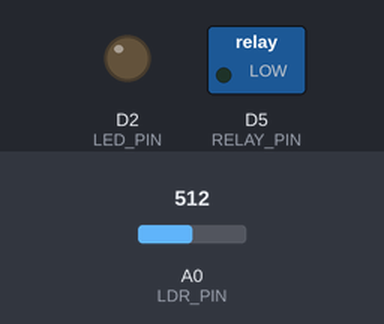
Recording of a sketch running on a simulated ESP8266 (NodeMCU). Parts: switched loads named in the sketch (green lamp = pin HIGH), output pins drawn as LEDs (lit = HIGH). Inputs (shaded band) come from the test bench; at power-on: A0 (LDR_PIN) = 512. WiFi joins after 1.5 s; servers stay silent unless stated; uploads are accepted with an empty reply; what the sketch prints to the serial monitor is not drawn.

Above: at 2.7 s.
2.8 s: A0 (LDR_PIN) set to 485
At 5.0 s:
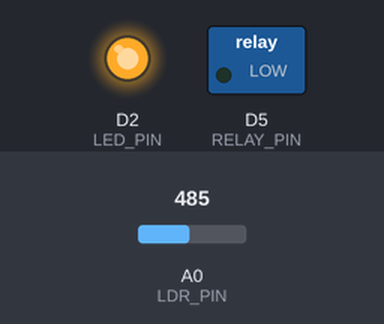
5.5 s: A0 (LDR_PIN) set to 510
At 6.5 s:
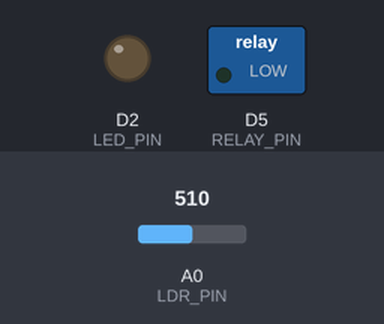
8.2 s: A0 (LDR_PIN) set to 490
At 10.8 s:
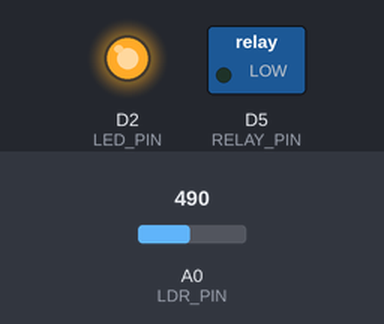
Timing chart, 0 to 12.3 s (numbered marks = the images above; inputs shaded):
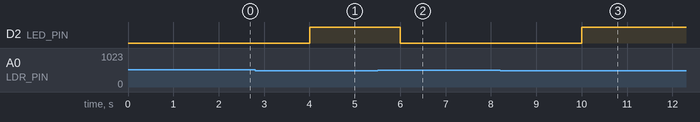

Measured:
- the behaviour switches between 500 and 499 on A0 (LDR_PIN) (found by bisection; images 0 and 1)
- after the input at 2.8 s, D2 (LED_PIN): LOW → HIGH after 1.2 s
- after the input at 5.5 s, D2 (LED_PIN): HIGH → LOW after 0.50 s
- after the input at 8.2 s, D2 (LED_PIN): LOW → HIGH after 1.8 s

The sketch:

esp32_wireless_cloud.ino
```cpp
/*
 * Smart Damp & Mold Prevention System - Universal Wireless Wi-Fi Cloud Firmware (ESP8266 / ESP32)
 *
 * Hardware Setup for 5V Battery Demo (No USB Cable Needed):
 * - Board: ESP8266 NodeMCU / ESP-01 OR ESP32 Dev Module.
 * - Power: 5V Battery / USB Power Bank connected to 5V & GND pins.
 * - Wi-Fi: Connects to Realmenarzo Hotspot.
 * - Cloud Telemetry: Transmits sensor JSON over HTTP POST to http://<SERVER_IP>:3001/api/telemetry.
 */

#if defined(ESP8266)
  #include <ESP8266WiFi.h>
  #include <ESP8266HTTPClient.h>
  #include <WiFiClient.h>
#else
  #include <WiFi.h>
  #include <HTTPClient.h>
#endif

// --- YOUR HOTSPOT CONFIGURATION ---
const char* ssid = "Realmenarzo";          // Your Phone Hotspot SSID
const char* password = "9902510124";       // Your Hotspot Password

// Laptop Server IP address on local network (Update if IP changes on Hotspot)
const char* serverUrl = "http://172.25.76.102:3001/api/telemetry";

// Pin Mappings for Sensors / Actuators (Adjust if using ESP8266 D1, D2 pins)
#if defined(ESP8266)
  #define LDR_PIN A0
  #define MQ135_PIN A0
  #define MOISTURE_PIN A0
  #define RELAY_PIN D5 // GPIO14
  #define LED_PIN D2   // GPIO4
#else
  #define LDR_PIN 34
  #define MQ135_PIN 35
  #define MOISTURE_PIN 32
  #define RELAY_PIN 23
  #define LED_PIN 2
#endif

unsigned long lastSendTime = 0;
const unsigned long SEND_INTERVAL = 2000; // 2 seconds

void setup() {
  Serial.begin(115200);
  pinMode(RELAY_PIN, OUTPUT);
  pinMode(LED_PIN, OUTPUT);

  digitalWrite(RELAY_PIN, LOW);
  digitalWrite(LED_PIN, LOW);

  WiFi.begin(ssid, password);
  Serial.print("Connecting to Hotspot 'Realmenarzo'");
  while (WiFi.status() != WL_CONNECTED) {
    delay(500);
    Serial.print(".");
  }
  Serial.println("\nConnected to Realmenarzo Hotspot!");
  Serial.print("ESP IP Address: ");
  Serial.println(WiFi.localIP());
}

void loop() {
  if (millis() - lastSendTime >= SEND_INTERVAL) {
    lastSendTime = millis();

    if (WiFi.status() == WL_CONNECTED) {
      // Read Sensor Values
      float temp = 26.0;
      float hum = 54.0;
      int lightVal = analogRead(LDR_PIN);
      int gasVal = 430;
      int moistureVal = 700;

      bool fanState = (hum > 60.0 || gasVal > 700);
      bool ledState = (hum > 60.0 || temp > 30.0 || gasVal > 700 || moistureVal < 400 || lightVal < 500);

      digitalWrite(RELAY_PIN, fanState ? HIGH : LOW);
      digitalWrite(LED_PIN, ledState ? HIGH : LOW);

      // Build JSON Payload
      String jsonPayload = "{";
      jsonPayload += "\"temperature\":" + String(temp, 1) + ",";
      jsonPayload += "\"humidity\":" + String((int)hum) + ",";
      jsonPayload += "\"light\":" + String(lightVal) + ",";
      jsonPayload += "\"gas\":" + String(gasVal) + ",";
      jsonPayload += "\"moisture\":" + String(moistureVal) + ",";
      jsonPayload += "\"fan\":" + String(fanState ? "true" : "false") + ",";
      jsonPayload += "\"led\":" + String(ledState ? "true" : "false") + ",";
      jsonPayload += "\"status\":\"" + String(ledState ? "WARNING" : "NORMAL") + "\"";
      jsonPayload += "}";

      // Universal HTTP POST Request for ESP8266 & ESP32
      HTTPClient http;
      #if defined(ESP8266)
        WiFiClient client;
        http.begin(client, serverUrl);
      #else
        http.begin(serverUrl);
      #endif

      http.addHeader("Content-Type", "application/json");
      int httpResponseCode = http.POST(jsonPayload);

      if (httpResponseCode > 0) {
        Serial.print("Cloud Packet Sent Successfully! HTTP Status: ");
        Serial.println(httpResponseCode);
      } else {
        Serial.print("HTTP POST Error Code: ");
        Serial.println(httpResponseCode);
      }

      http.end();
    } else {
      Serial.println("Hotspot Disconnected. Reconnecting...");
      WiFi.reconnect();
    }
  }
}
```
